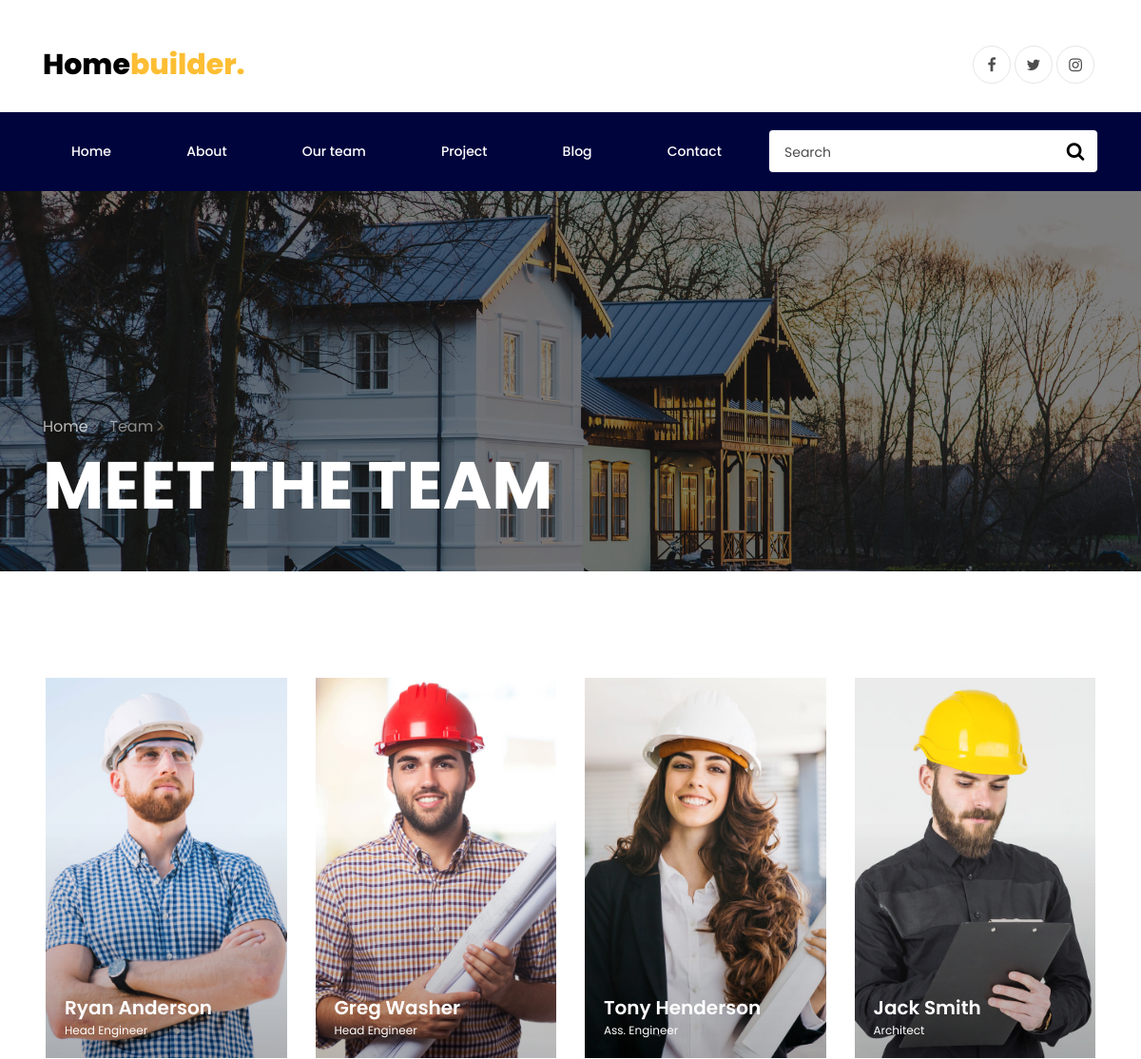
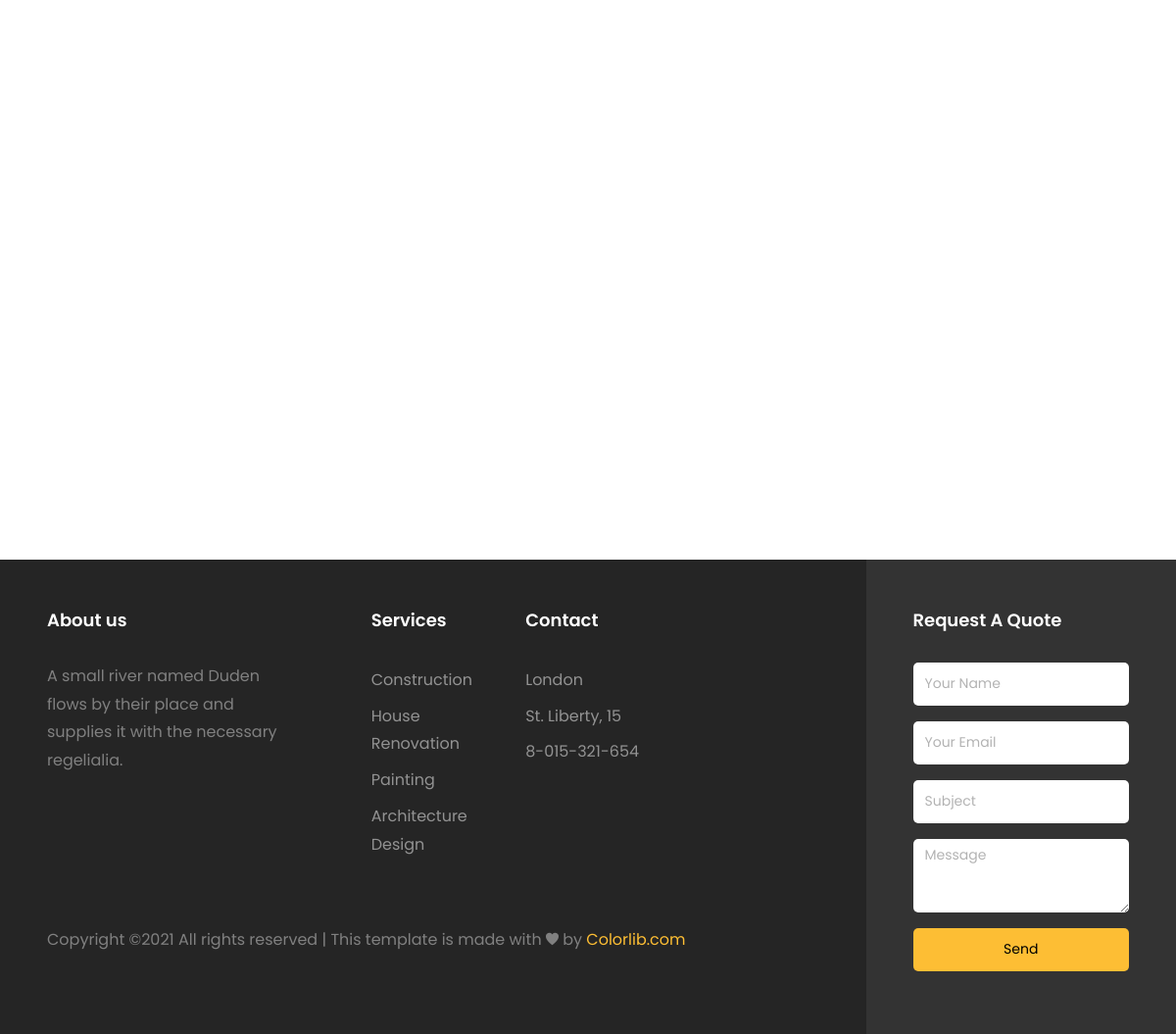
Page /team/ on the committed database (2 pictures, top to bottom).
### team/models.py (models this page shows, shortened)
class Employee(models.Model):
    name = models.CharField('Имя', max_length=30)
    position = models.CharField('Должность', max_length=30)
    image = models.ImageField('Картинка', upload_to='static/images')
    description = models.CharField('Описание', max_length=200)
    class Meta:
        verbose_name = "Сотрудник"
        verbose_name_plural = "Сотрудники"

### main/views.py (the view)
# urls.py: path('team/', team, name='team')
def team(request):
    employee = Employee.objects.all()
    data = {
        'menu': menu,
        'facebook': 'https://www.facebook.com/TheElonmus',
        'twitter': 'https://twitter.com/elonmusk',
        'instagram': 'https://www.instagram.com/elonrmuskk/',
        'construction': 'Construction',
        'renovation': 'House Renovation',
        'painting': 'Painting',
        'design': 'Architecture Design',
        'contact': 'Contact',
        'city': 'London',
        'adres': 'St. Liberty, 15',
        'tel': '8-015-321-654',
        'employees': employee,
    }
    return render(request, 'main/team.html', data)

### main/templates/main/team.html (shortened to what this page needs)
{% extends 'main/base.html' %}
{% load static %}
{% block content %}
    <section class="hero-wrap hero-wrap-2" style="background-image: url({% static 'images/bg_3.jpg' %});" data-stellar-background-ratio="0.5">
      <div class="overlay"></div>
      <div class="container">
        <div class="row no-gutters slider-text align-items-end">
          <div class="col-md-9 ftco-animate pb-5">
          	<p class="breadcrumbs mb-2"><span class="mr-2"><a href="index.html">Home <i class="ion-ios-arrow-forward"></i></a></span> <span>Team <i class="ion-ios-arrow-forward"></i></span></p>
            <h1 class="mb-0 bread">Meet the Team</h1>
          </div>
        </div>
      </div>
    </section>
    <section class="ftco-section">
    	<div class="container-fluid px-md-5">
        <div class="row">
			{% for employee in employees %}
        	<div class="col-lg-3 col-sm-6">
        		<div class="block-2 ftco-animate">
	            <div class="flipper">
	              <div class="front" style="background-image: url({{ employee.image }});">
	                <div class="box">
	                  <h2>{{ employee.name }}</h2>
	                  <p>{{ employee.position }}</p>
	                </div>
	              </div>
	              <div class="back">
	                <blockquote>
	                  <p>{{ employee.description }}</p>
	                </blockquote>
	                <div class="author d-flex">
	                  <div class="image align-self-center">
	                  </div>
	                  <div class="name align-self-center ml-3">{{ employee.name }}<span class="position">{{ employee.position }}</span></div>
	                </div>
	              </div>
	            </div>
	          </div>
        	</div>
			{% endfor %}
        </div>
    	</div>
    </section>
{% endblock %}

### rows in the picture
Employee: image (picture), name "Ryan Anderson", position "Head Engineer"
Employee: image (picture), name "Greg Washer", position "Head Engineer"
Employee: image (picture), name "Tony Henderson", position "Ass. Engineer"
Employee: image (picture), name "Jack Smith", position "Architect"

### other values in the picture
{{ m }} "Home" "About" "Our team" "Project" "Blog" "Contact"
{{ construction }} "Construction"
{{ renovation }} "House Renovation"
{{ painting }} "Painting"
{{ design }} "Architecture Design"
{{ contact }} "Contact"
{{ city }} "London"
{{ adres }} "St. Liberty, 15"
{{ tel }} "8-015-321-654"
